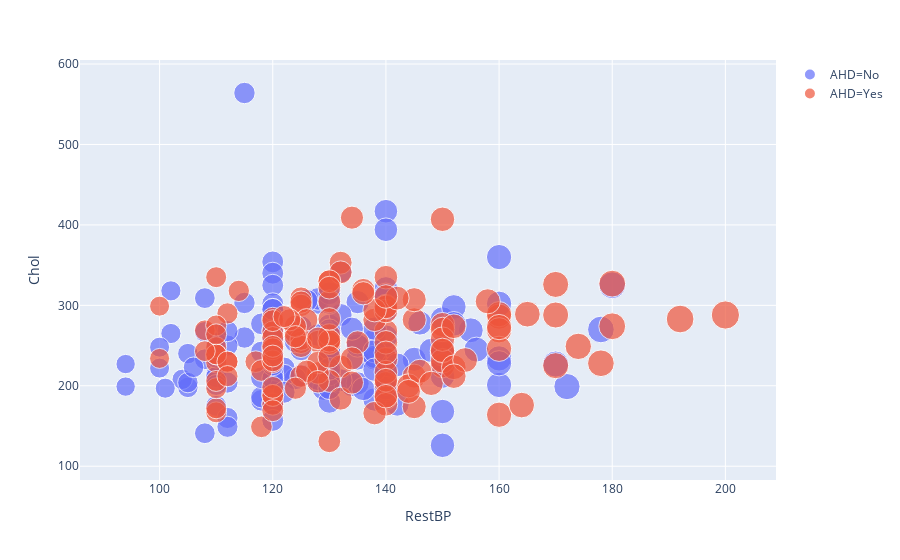

This figure's notebook cell:
### Code cell
px.scatter(data_frame=df,x='RestBP',y='Chol',size='RestBP',color='AHD')

### Figure 1 — Plotly figure (JSON) as saved in the notebook; plotly's stock layout.template omitted (floating-point values rounded to 4 significant figures; data arrays with more than 128 entries replaced by an {"elided": "..."} marker saying what was removed)
{"data": [{"hoverlabel": {"namelength": 0}, "hovertemplate": "AHD=No<br>RestBP=%{marker.size}<br>Chol=%{y}", "legendgroup": "AHD=No", "marker": {"color": "#636efa", "size": {"elided": "160 int values"}, "sizemode": "area", "sizeref": 0.5, "symbol": "circle"}, "mode": "markers", "name": "AHD=No", "showlegend": true, "type": "scatter", "x": {"elided": "160 int values"}, "xaxis": "x", "y": {"elided": "160 int values"}, "yaxis": "y"}, {"hoverlabel": {"namelength": 0}, "hovertemplate": "AHD=Yes<br>RestBP=%{marker.size}<br>Chol=%{y}", "legendgroup": "AHD=Yes", "marker": {"color": "#EF553B", "size": {"elided": "137 int values"}, "sizemode": "area", "sizeref": 0.5, "symbol": "circle"}, "mode": "markers", "name": "AHD=Yes", "showlegend": true, "type": "scatter", "x": {"elided": "137 int values"}, "xaxis": "x", "y": {"elided": "137 int values"}, "yaxis": "y"}], "layout": {"legend": {"itemsizing": "constant", "tracegroupgap": 0}, "margin": {"t": 60}, "xaxis": {"anchor": "y", "domain": [0, 1], "title": {"text": "RestBP"}}, "yaxis": {"anchor": "x", "domain": [0, 1], "title": {"text": "Chol"}}}}
